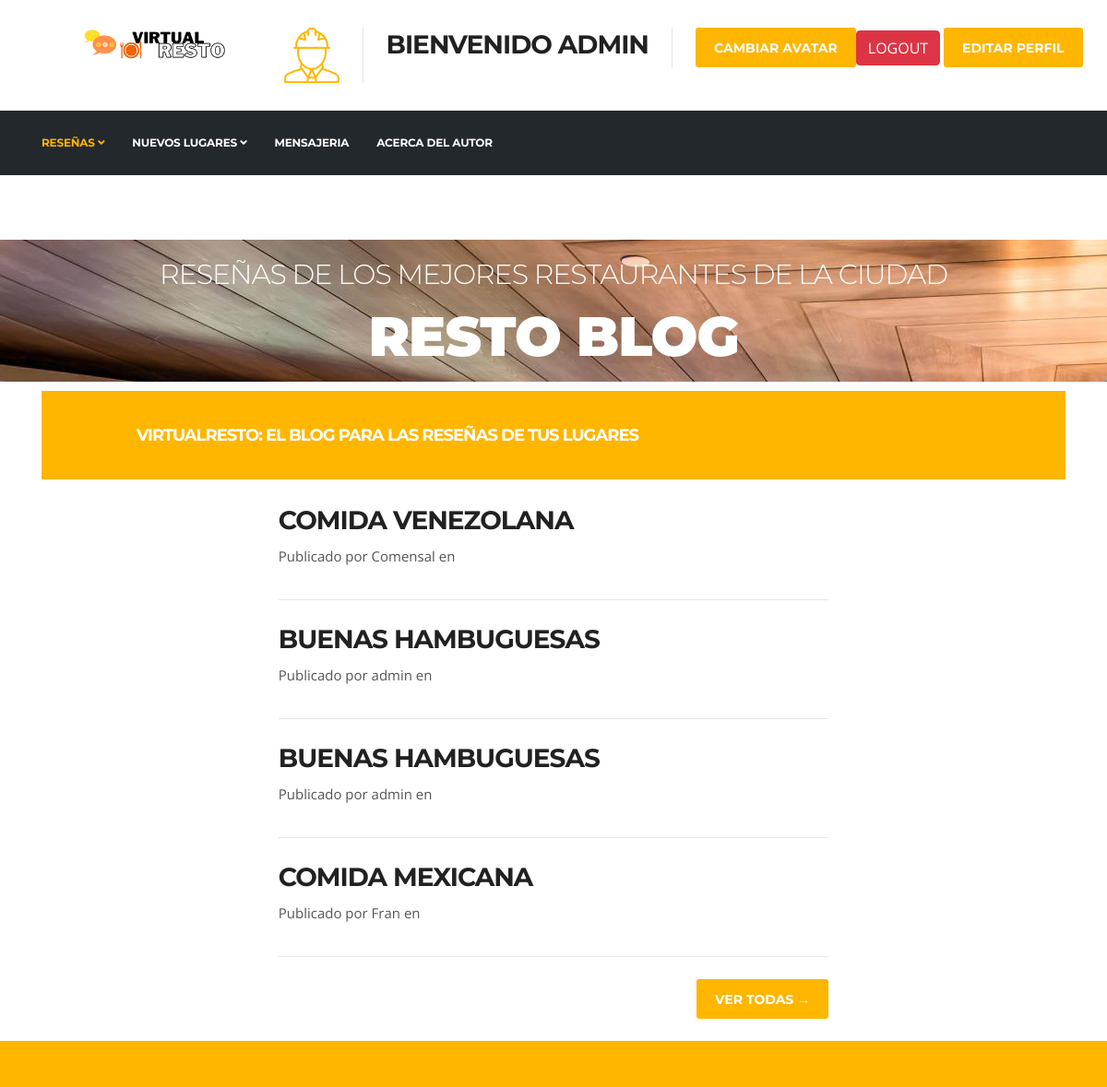
Before: / (signed in) with the older database file.
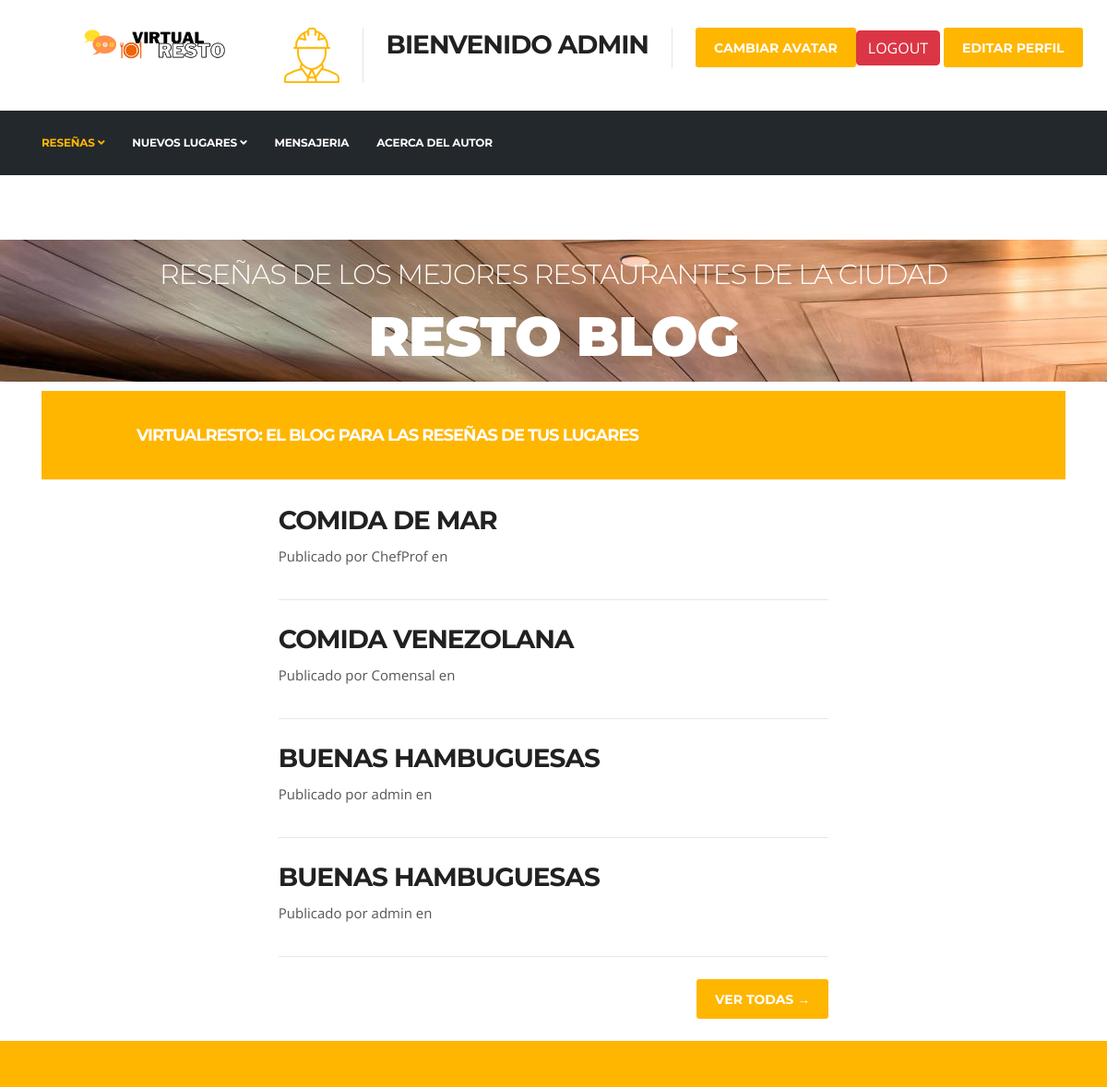
After: the same page with the newer database file.
### Blogs/models.py (models this page shows, shortened)
class Blog(models.Model):
    titulo = models.CharField(max_length=50)
    nombre_locacion = models.CharField(max_length=50)
    autor = models.ForeignKey(User, on_delete=models.CASCADE)
    fecha_publicacion = models.DateField('XYZ Date')
    imagen = models.ImageField(upload_to='media', height_field=None, width_field=None, max_length=None, blank=True)
    opinion = RichTextUploadingField()

### Blogs/views.py (the view)
# urls.py: path('', index),
def index (request):
    blogs = Blog.objects.all().order_by('-id')[:4]
    if len(blogs) == 0:
        blog_1 = Blog.objects.none()
        blog_2 = Blog.objects.none()
        blog_3 = Blog.objects.none()
        blog_4 = Blog.objects.none()
    elif len(blogs) == 1:
        blog_1 = blogs[0]
        blog_2 = Blog.objects.none()
        blog_3 = Blog.objects.none()
        blog_4 = Blog.objects.none()
    elif len(blogs) == 2:
        blog_1 = blogs[0]
        blog_2 = blogs[1]
        blog_3 = Blog.objects.none()
        blog_4 = Blog.objects.none()
    elif len(blogs) == 3:
        blog_1 = blogs[0]
        blog_2 = blogs[1]
        blog_3 = blogs[2]
        blog_4 = Blog.objects.none()
    else:
        blog_1 = blogs[0]
        blog_2 = blogs[1]
        blog_3 = blogs[2]
        blog_4 = blogs[3]
    return render(request, "index.html", {"blog_1": blog_1, "blog_2": blog_2, "blog_3": blog_3, "blog_4": blog_4, "imagen": getAvatar(request)})

### Blogs/views.py (called while the page is built)
def getAvatar(request):
   if request.user.is_authenticated:
    lista=userAvatar.objects.filter(user=request.user)
    if len(lista)!=0:
        imagen=lista[0].imagen.url
    else:
        imagen="/media/avatares/defaultAvatar.png"
    return imagen

### Blogs/templates/index.html (shortened to what this page needs)
{% extends 'root.html' %}
{% load static %}
{% block header %}
<section class="{% static 'call-to-action-box no-padding' %}">
    <div class="{% static 'banner-carousel banner-carousel-1 mb-0' %}">
      <div class="{% static 'banner-carousel-item' %}" style="background-image:url({% static 'images/slider-main/allblogs.jpg' %})">
        <div class="{% static 'slider-content' %}">
            <div class="container">
              <div class="row align-items-center h-100">
                  <div class="col-md-12 text-center">
                    <h2 class="slide-title" data-animation-in="slideInLeft">Reseñas de los mejores restaurantes de la ciudad</h2>
                    <h3 class="slide-sub-title" data-animation-in="slideInRight">Resto Blog</h3>
                  </div>
              </div>
            </div>
        </div>
      </div>
    </section>
{% endblock  %}
{% block container %}
<div class="container px-4 px-lg-5">
  <div class="row gx-4 gx-lg-5 justify-content-center">
      <div class="col-md-10 col-lg-8 col-xl-7">
          <br>
          <div class="post-preview">
              {% if blog_1 %}
              <a href="{% url 'blogPost' blog_1.id %}">
                  <h2 class="post-title">{{ blog_1.titulo }}</h2>
              </a>
              <p class="post-meta">
                  Publicado por {{ blog_1.autor }}
                  en {{ blog_1.fecha}}
              </p>
              {% else %}
              <h2 class="post-title">Aún no hay entradas para mostrar</h2>
              {% endif %}
          </div>
          <hr class="my-4" />
          <div class="post-preview">
              {% if blog_2 %}
              <a href="{% url 'blogPost' blog_2.id %}">
                  <h2 class="post-title">{{ blog_2.titulo }}</h2>
              </a>
              <p class="post-meta">
                  Publicado por {{ blog_2.autor }}
                  en {{ blog_2.fecha}}
              </p>
              {% else %}
              <h2 class="post-title">Aún no hay entradas para mostrar</h2>
              {% endif %}
          </div>
          <hr class="my-4" />
          <div class="post-preview">
              {% if blog_3 %}
              <a href="{% url 'blogPost' blog_3.id %}">
                  <h2 class="post-title">{{ blog_3.titulo }}</h2>
              </a>
              <p class="post-meta">
                  Publicado por {{ blog_3.autor }}
                  en {{ blog_3.fecha}}
              </p>
              {% else %}
              <h2 class="post-title">Aún no hay entradas para mostrar</h2>
              {% endif %}
          </div>
          <hr class="my-4" />
          <div class="post-preview">
              {% if blog_4 %}
              <a href="{% url 'blogPost' blog_4.id %}">
                  <h2 class="post-title">{{ blog_4.titulo }}</h2>
              </a>
              <p class="post-meta">
                  Publicado por {{ blog_4.autor }}
                  en {{ blog_4.fecha}}
              </p>
              {% else %}
              <h2 class="post-title">Aún no hay entradas para mostrar</h2>
              {% endif %}
          </div>
          <hr class="my-4" />
          <div class="d-flex justify-content-end mb-4"><a class="btn btn-primary text-uppercase" href="{% url 'allBlogs' %}">Ver todas →</a></div>
      </div>
  </div>
</div>
{% endblock  %}

Changed rows visible on the page:
no longer on this page (row unchanged): Blog: titulo "COMIDA MEXICANA", autor "Fran"
added Blog: titulo "COMIDA DE MAR", autor "ChefProf"
Other visible differences:
{{ blog_2.titulo }}: "BUENAS HAMBUGUESAS" → "COMIDA VENEZOLANA"
{{ blog_2.autor }}: "admin" → "Comensal"
{{ blog_4.titulo }}: "COMIDA MEXICANA" → "BUENAS HAMBUGUESAS"
{{ blog_4.autor }}: "Fran" → "admin"
{{ blog_1.titulo }}: "COMIDA VENEZOLANA" → "COMIDA DE MAR"
{{ blog_1.autor }}: "Comensal" → "ChefProf"
